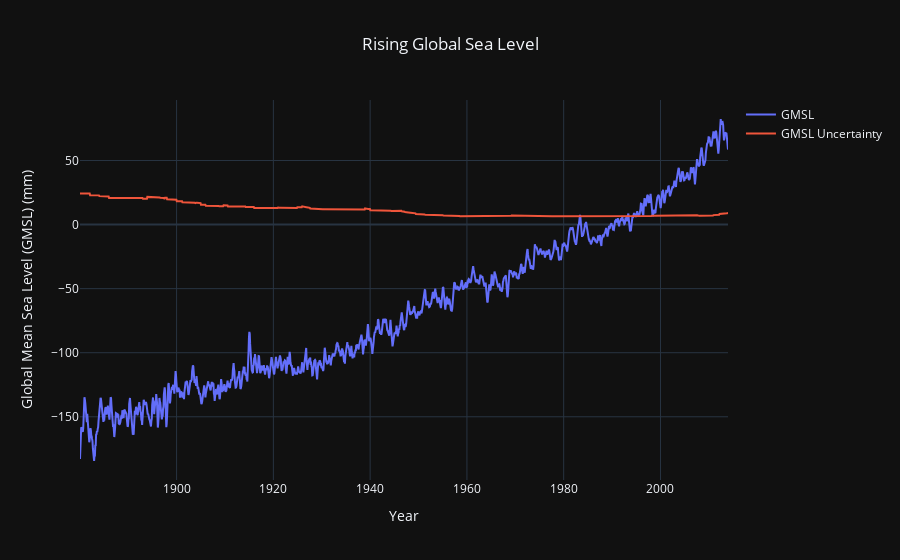

The notebook cell saved with this chart:
### Code cell
from plotly.offline import iplot as ip

layout = go.Layout(title='Rising Global Sea Level', title_x=0.5, xaxis=dict(title='Year'),yaxis=dict(title='Global Mean Sea Level (GMSL) (mm)'),template='plotly_dark')
fig = go.Figure(layout=layout)
fig.add_trace(go.Scatter(
   x=gsl['Time'],y=gsl['GMSL'],
    name="GMSL"
))
fig.add_trace(go.Scatter(
   x=gsl['Time'],y=gsl['GMSL uncertainty'],
    name="GMSL Uncertainty"
))
ip(fig)
# # fig.save("hello.png")
# print(fig)

### Figure 1 — Plotly figure (JSON) as saved in the notebook; plotly's stock layout.template omitted (floating-point values rounded to 4 significant figures; data arrays with more than 128 entries replaced by an {"elided": "..."} marker saying what was removed)
{"data": [{"name": "GMSL", "type": "scatter", "x": {"elided": "1608 str values"}, "y": {"elided": "1608 float values"}}, {"name": "GMSL Uncertainty", "type": "scatter", "x": {"elided": "1608 str values"}, "y": {"elided": "1608 float values"}}], "layout": {"title": {"text": "Rising Global Sea Level", "x": 0.5}, "xaxis": {"title": {"text": "Year"}}, "yaxis": {"title": {"text": "Global Mean Sea Level (GMSL) (mm)"}}}}
